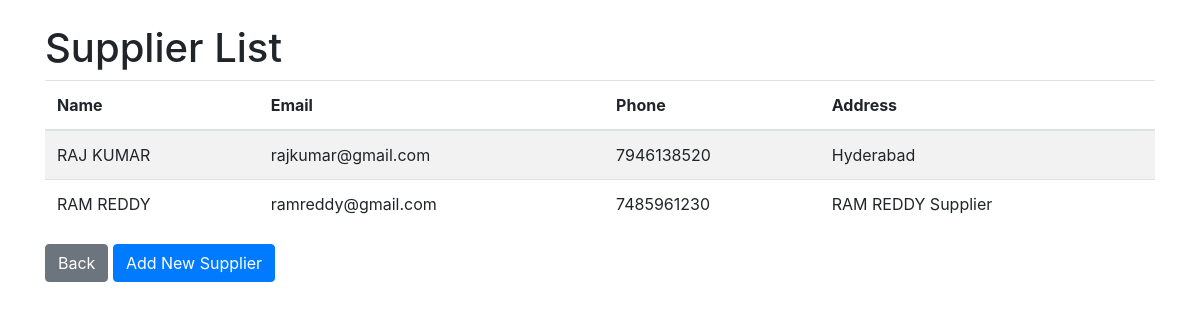
/list-suppliers/, run on the app's committed database.
### inventory/models.py (models this page shows, shortened)
class Supplier(models.Model):
    name = models.CharField(max_length=100, unique=True)
    email = models.EmailField(unique=True)
    phone = models.CharField(max_length=10, unique=True)
    address = models.TextField()

### inventory/views.py (the view)
# urls.py: path('list-suppliers/', views.list_suppliers, name='list_suppliers'),
def list_suppliers(request):
    suppliers = Supplier.objects.all()
    context = {
        'suppliers': suppliers
    }
    return render(request, 'list_suppliers.html', context)

### templates/list_suppliers.html (shortened to what this page needs)
<!DOCTYPE html>
<html lang="en">
<head>
    <link rel="stylesheet" href="https://stackpath.bootstrapcdn.com/bootstrap/4.5.2/css/bootstrap.min.css">
</head>
<body>
    <div class="container mt-4">
        <h1>Supplier List</h1>
        <table class="table table-striped">
            <thead>
                <tr>
                    <th>Name</th>
                    <th>Email</th>
                    <th>Phone</th>
                    <th>Address</th>
                </tr>
            </thead>
            <tbody>
                {% for supplier in suppliers %}
                    <tr>
                        <td>{{ supplier.name }}</td>
                        <td>{{ supplier.email }}</td>
                        <td>{{ supplier.phone }}</td>
                        <td>{{ supplier.address }}</td>
                    </tr>
                {% empty %}
                    <tr>
                        <td colspan="4">No suppliers available.</td>
                    </tr>
                {% endfor %}
            </tbody>
        </table>
        <a href="{% url 'index' %}" class="btn btn-secondary">Back</a>
        <a href="{% url 'add_supplier' %}" class="btn btn-primary">Add New Supplier</a>
    </div>
</body>
</html>

### data on the page
Supplier: name "RAJ KUMAR", email "rajkumar@gmail.com", phone "7946138520", address "Hyderabad"
Supplier: name "RAM REDDY", email "ramreddy@gmail.com", phone "7485961230", address "RAM REDDY Supplier"
